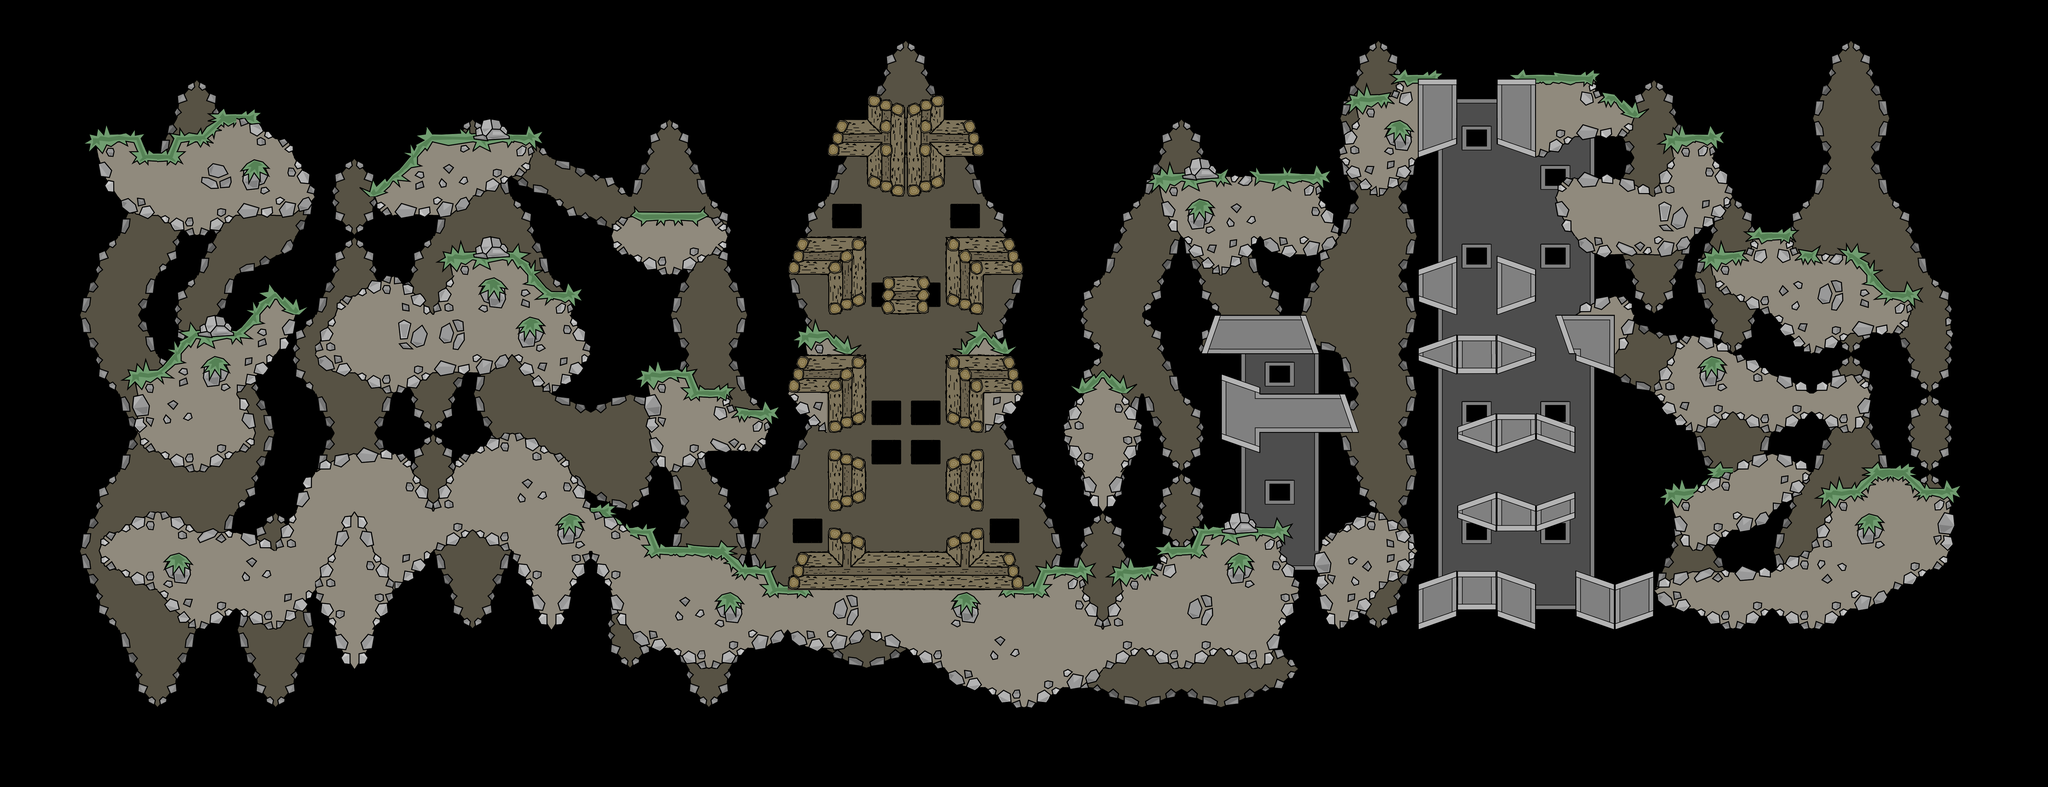

This game map was drawn from its Tiled (.tmx) file and the tilesets committed beside it. A one-line description and the trimmed map source follow:
An orthogonal 52x20 tile map with 128x128 px tiles, 2 tile layers (tilebg, tile) and 43 objects (6x ctf_sp_1, 6x ctf_sp_2, 2x wp_p_12, wp_p_00, sp_p_00, ...).

<map version="1.0" tiledversion="1.1.5" orientation="orthogonal" renderorder="right-down" width="52" height="20" tilewidth="128" tileheight="128" infinite="0" nextobjectid="118">
 <tileset firstgid="1" source="t64_new.tsx" />
 <layer name="tilebg" width="52" height="20">
  <data>[1040 cells, 481 non-empty, 32 distinct tile ids]</data>
   </layer>
   <layer name="tile" width="52" height="20">
    <data>[1040 cells, 419 non-empty, 89 distinct tile ids]</data>
   </layer>
   <objectgroup name="objects" visible="0">
    <object id="70" name="wp_p_00" x="1472" y="416">
     <properties>
      <property name="weapon" value="m93ba,smaw,emp,laser" />
     </properties>
     <point />
    </object>
    <object id="71" name="sp_p_00" x="1472" y="96">
     <point />
    </object>
    <object id="72" name="wp_p_01" x="704" y="448">
     <properties>
      <property name="weapon" value="m93ba,smaw,ak47,m14,laser,shotgun,healthpack,shield" />
     </properties>
     <point />
    </object>
    <object id="73" name="wp_p_02" x="2400" y="512">
     <properties>
      <property name="weapon" value="smaw,m93ba,shotgun,laser" />
     </properties>
     <point />
    </object>
    <object id="74" name="fp_b_1" x="352" y="864">
     <properties>
      <property name="sprite" value="flagStationBlue" />
     </properties>
     <point />
    </object>
    <object id="75" name="fp_1" x="352" y="832">
     <point />
    </object>
    <object id="76" name="fp_b_2" x="2848" y="928">
     <properties>
      <property name="sprite" value="flagStationOrange" />
     </properties>
     <point />
    </object>
    <object id="77" name="fp_2" x="2848" y="896">
     <point />
    </object>
    <object id="81" name="wp_p_05" x="1088" y="320">
     <properties>
      <property name="weapon" value="fragnade,gasnade,proxynade,empnade,boosttank,shield,machete" />
     </properties>
     <point />
    </object>
    <object id="82" name="wp_p_06" x="256" y="224">
     <properties>
      <property name="weapon" value="m14,m16,phasr,flame,shotgun,smaw,mp5,tec9,uzi,magnum" />
     </properties>
     <point />
    </object>
    <object id="84" name="wp_p_10" x="2080" y="608">
     <properties>
      <property name="weapon" value="healthpack,boosttank,shield,emp,fragnade,gasnade,machete" />
     </properties>
     <point />
    </object>
    <object id="85" name="wp_p_09" x="1472" y="864">
     <properties>
      <property name="weapon" value="healthpack,smaw,phasr" />
     </properties>
     <point />
    </object>
    <object id="86" name="wp_p_11" x="2656" y="256">
     <properties>
      <property name="weapon" value="shotgun,m16,mp5,ak47,tavor,phasr,xm8" />
     </properties>
     <point />
    </object>
    <object id="87" name="wp_p_07" x="704" y="768">
     <properties>
      <property name="weapon" value="shotgun,smaw,ak47,m16,xm8,flame" />
     </properties>
     <point />
    </object>
    <object id="88" name="wp_p_08" x="1152" y="608">
     <properties>
      <property name="weapon" value="magnum,flame,tec9,uzi,mp5,gdeagle" />
     </properties>
     <point />
    </object>
    <object id="89" name="wp_p_12" x="2944" y="608">
     <properties>
      <property name="weapon" value="uzi,tec9,flame,mp5,gdeagle,magnum" />
     </properties>
     <point />
    </object>
    <object id="90" name="wp_p_12" x="3072" y="736">
     <properties>
      <property name="weapon" value="healthpack,flame,fragnade,proxynade,gasnade" />
     </properties>
     <point />
    </object>
    <object id="91" name="sp_p_01" x="224" y="32">
     <point />
    </object>
    <object id="92" name="sp_p_02" x="256" y="800">
     <point />
    </object>
    <object id="93" name="sp_p_03" x="544" y="416">
     <point />
    </object>
    <object id="94" name="sp_p_04" x="992" y="608">
     <point />
    </object>
    <object id="95" name="sp_p_05" x="1472" y="704">
     <point />
    </object>
    <object id="96" name="sp_p_06" x="1792" y="576">
     <point />
    </object>
    <object id="97" name="sp_p_07" x="2208" y="640">
     <point />
    </object>
    <object id="98" name="sp_p_08" x="2400" y="32">
     <point />
    </object>
    <object id="99" name="sp_p_10" x="2624" y="864">
     <point />
    </object>
    <object id="100" name="sp_p_09" x="2976" y="224">
     <point />
    </object>
    <object id="101" name="sp_p_11" x="3104" y="672">
     <point />
    </object>
    <object id="102" name="ctf_sp_1" x="480" y="416">
     <point />
    </object>
    <object id="103" name="ctf_sp_1" x="352" y="480">
     <point />
    </object>
    <object id="104" name="ctf_sp_1" x="224" y="416">
     <point />
    </object>
    <object id="105" name="ctf_sp_1" x="192" y="160">
     <point />
    </object>
    <object id="106" name="ctf_sp_1" x="160" y="544">
     <point />
    </object>
    <object id="107" name="ctf_sp_1" x="160" y="800">
     <point />
    </object>
    <object id="108" name="ctf_sp_2" x="2784" y="512">
     <point />
    </object>
    <object id="109" name="ctf_sp_2" x="3040" y="288">
     <point />
    </object>
    <object id="110" name="ctf_sp_2" x="2976" y="352">
     <point />
    </object>
    <object id="111" name="ctf_sp_2" x="3104" y="352">
     <point />
    </object>
    <object id="112" name="ctf_sp_2" x="3168" y="288">
     <point />
    </object>
    <object id="113" name="ctf_sp_2" x="3168" y="544">
     <point />
    </object>
    <object id="114" name="ctf_wp_1" x="2398" y="893">
     <properties>
      <property name="weapon" value="flame" />
     </properties>
     <point />
    </object>
    <object id="115" name="ctf_wp_2" x="608" y="704">
     <properties>
      <property name="weapon" value="flame" />
     </properties>
     <point />
    </object>
    <object id="117" name="wp_p_04" x="244.736" y="586.669">
     <properties>
      <property name="weapon" value="fragnade,gasnade,proxynade,empnade" />
     </properties>
     <point />
    </object>
   </objectgroup>
  </map>
